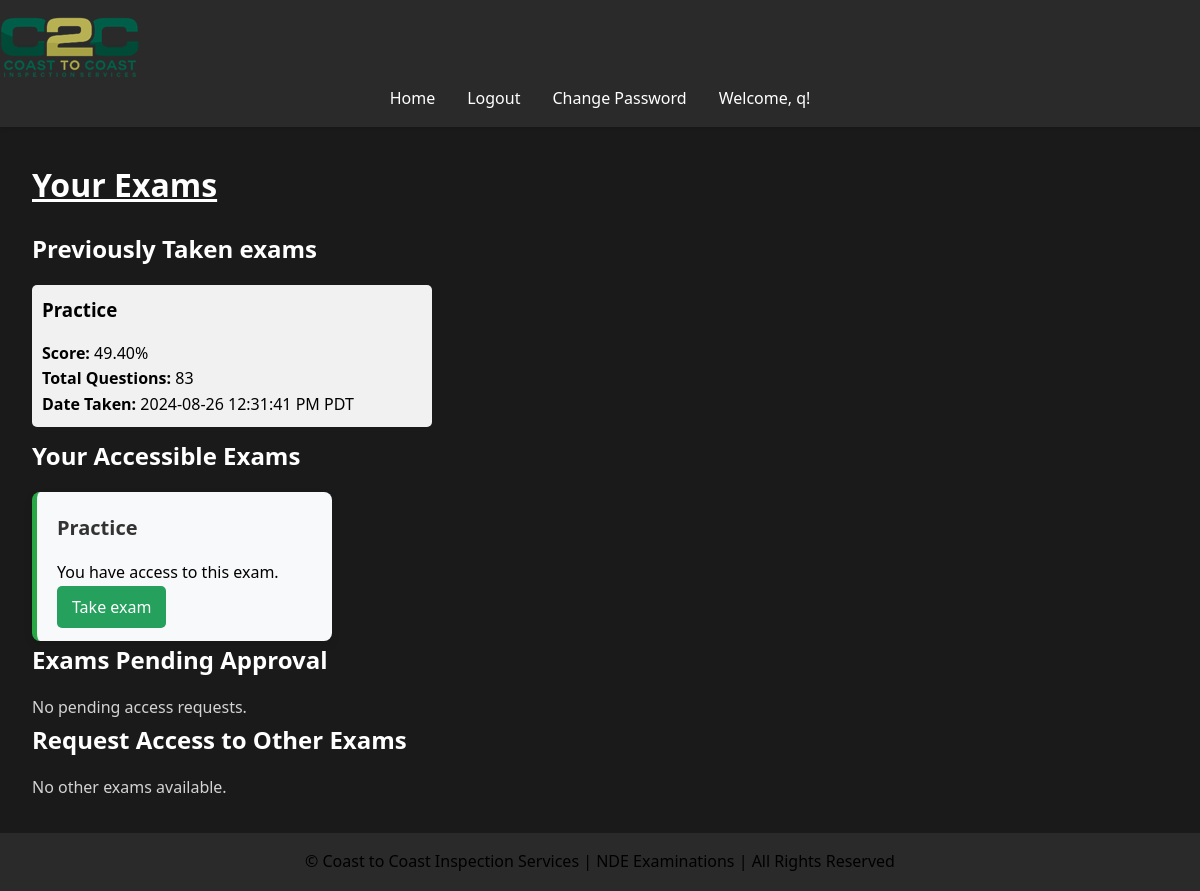
The app's page / (signed in) with its own data.
### models.py (models this page shows, shortened)
class User(UserMixin, db.Model):
    id = db.Column(db.Integer, primary_key=True)
    username = db.Column(db.String(80), unique=True, nullable=False)
    password = db.Column(db.String(120), nullable=False)
    is_admin = db.Column(db.Boolean, default=False)
    exam_results = db.relationship('ExamResult', back_populates='user', lazy=True, cascade="all, delete-orphan")
    accesses = db.relationship('ExamAccess', back_populates='user', lazy=True, cascade="all, delete-orphan")
    access_requests = db.relationship('ExamAccessRequest', back_populates='user', lazy=True, cascade="all, delete-orphan")

class ExamResult(db.Model):
    id = Column(Integer, primary_key=True)
    user_id = Column(Integer, ForeignKey('user.id', ondelete='CASCADE'), nullable=False)
    exam_id = Column(Integer, ForeignKey('exam.id', ondelete='CASCADE'), nullable=False)
    score = Column(Float, nullable=False)
    date_submitted = Column(DateTime, default=datetime.utcnow)
    user = relationship('User', back_populates='exam_results')
    exam = relationship('Exam', back_populates='exam_results')
    missed_questions = relationship('MissedQuestion', back_populates='exam_result', cascade='all, delete-orphan')

class Exam(db.Model):
    __tablename__ = 'exam'
    id = db.Column(db.Integer, primary_key=True)
    title = db.Column(db.String(100), nullable=False)
    question_count = db.Column(db.Integer, nullable=False, default=10)
    exam_results = relationship('ExamResult', back_populates='exam', cascade='all, delete-orphan')
    questions = relationship('Question', back_populates='exam', cascade='all, delete-orphan')
    accesses = db.relationship('ExamAccess', back_populates='exam', lazy=True, cascade="all, delete-orphan")
    access_requests = db.relationship('ExamAccessRequest', back_populates='exam', lazy=True, cascade="all, delete-orphan")

### app.py (the view)
@app.route('/')
def home():
    if current_user.is_authenticated:
        if current_user.is_admin:
            accessible_exams = Exam.query.all()  # Admins see all Exams
            inaccessible_exams = []
            pending_exams = []
        else:
            exam_accesses = ExamAccess.query.filter_by(user_id=current_user.id).all()
            accessible_exams = []
            inaccessible_exams = []
            pending_exams = []
            for access in exam_accesses:
                if access.is_accessible:
                    accessible_exams.append(access.exam)
                else:
                    inaccessible_exams.append(access.exam)
            pending_requests = ExamAccessRequest.query.filter_by(user_id=current_user.id, status='pending').all()
            pending_exams = [request.exam for request in pending_requests]
            all_accessible_exam_ids = [exam.id for exam in accessible_exams]
            all_inaccessible_exam_ids = [exam.id for exam in inaccessible_exams]
            all_pending_exam_ids = [exam.id for exam in pending_exams]
            all_exam_ids = all_accessible_exam_ids + all_inaccessible_exam_ids + all_pending_exam_ids
            unavailable_exams = Exam.query.filter(~Exam.id.in_(all_exam_ids)).all()
            inaccessible_exams.extend(unavailable_exams)
        accessible_exams = list(set(accessible_exams))
        inaccessible_exams = list(set(inaccessible_exams) - set(accessible_exams))
        taken_exams = ExamResult.query.filter_by(user_id=current_user.id).all()
        return render_template(
            'home.html',
            accessible_exams=accessible_exams,
            inaccessible_exams=inaccessible_exams,
            taken_exams=taken_exams,
            pending_exams=pending_exams
        )
    else:
        return render_template('home.html')

### app.py (called while the page is built)
def utc_to_pacific(utc_dt):
    utc = pytz.UTC
    pacific = pytz.timezone('US/Pacific')
    return utc.localize(utc_dt).astimezone(pacific)

@app.before_request
def reset_session_on_navigation():
    exam_endpoints = ['take_exam', 'submit_exam']
    current_endpoint = request.endpoint
    if current_endpoint is None:
        return

@app.context_processor
def utility_processor():
    def format_pacific_time(utc_dt):
        pacific_time = utc_to_pacific(utc_dt)
        return pacific_time.strftime('%Y-%m-%d %I:%M:%S %p %Z')
    return dict(format_pacific_time=format_pacific_time)

@login_manager.user_loader
def load_user(user_id):
    return User.query.get(int(user_id))

@app.before_request
def manage_exam_session():
    if 'start_new_exam' in request.args:
        session.pop('answers', None)
        session.pop('current_index', None)
        session.pop('start_time', None)
    elif 'exam_submitted' in session and request.endpoint != 'exam_results':
        session.pop('answers', None)
        session.pop('current_index', None)
        session.pop('start_time', None)
        session.pop('exam_submitted', None)

### templates/home.html (shortened to what this page needs)
{% extends "base.html" %}
{% block content %}
{% if current_user.is_authenticated %}
    <h1>Your Exams</h1>
    <div class="taken-exam-list" style="max-width: 400px;">
        {% if taken_exams %}
            <h2>Previously Taken exams</h2>
            {% for exam_result in taken_exams %}
                <div class="taken-exam-item">
                    <h3 style="color: black;">{{ exam_result.exam.title }}</h3>
                    <p><strong>Score:</strong> {{ "%.2f"|format(exam_result.score) }}% </p>
                    <p><strong>Total Questions:</strong> {{ exam_result.exam.questions|length }} </p>
                    <p><strong>Date Taken:</strong> {{ format_pacific_time(exam_result.date_submitted) }}</p>
                </div>
            {% endfor %}
        {% else %}
            <p style="color: lightgray;">You haven't completed any exams yet.</p>
        {% endif %}
    </div>
    <h2>Your Accessible Exams</h2>
    <div class="exam-list">
        {% if current_user.is_admin %}
            {% for exam in accessible_exams %}
            <div class="exam-card accessible">
                <div class="exam-card-content">
                    <h3>{{ exam.title }}</h3>
                    <p>You have access to this exam.</p>
                    <a href="{{ url_for('take_exam', exam_id=exam.id) }}" class="btn btn-primary">Take exam</a>
                </div>
            </div>
            {% endfor %}
        {% else %}
            {% if accessible_exams %}
                {% for exam in accessible_exams %}
                <div class="exam-card accessible">
                    <div class="exam-card-content">
                        <h3>{{ exam.title }}</h3>
                        <p>You have access to this exam.</p>
                        <a href="{{ url_for('take_exam', exam_id=exam.id) }}" class="btn btn-primary">Take exam</a>
                    </div>
                </div>
                {% endfor %}
            {% else %}
                <p style="color: lightgray;">No accessible exams available.</p>
            {% endif %}
        {% endif %}
    </div>
    {% if not current_user.is_admin %}
    <h2>Exams Pending Approval</h2>
    <div class="exam-list">
        {% if pending_exams %}
            {% for exam in pending_exams %}
            <div class="exam-card pending">
                <div class="exam-card-content">
                    <h3>{{ exam.title }}</h3>
                    <p style="color: rgb(175, 7, 7);">Your request to access this exam is pending approval.</p>
                </div>
            </div>
            {% endfor %}
        {% else %}
            <p style="color: lightgray;">No pending access requests.</p>
        {% endif %}
    </div>
    {% endif %}
    {% if not current_user.is_admin %}
    <h2>Request Access to Other Exams</h2>
    <div class="exam-list">
        {% if inaccessible_exams %}
            {% for exam in inaccessible_exams %}
            <div class="exam-card inaccessible">
                <div class="exam-card-content">
                    <h3>{{ exam.title }}</h3>
                    <p style="color:white;">You currently do not have access to this exam.</p>
                    <form method="POST" action="{{ url_for('request_access', exam_id=exam.id) }}">
                        <button type="submit" class="btn btn-secondary">Request Access</button>
                    </form>
                </div>
            </div>
            {% endfor %}
        {% else %}
            <p style="color:lightgray;">No other exams available.</p>
        {% endif %}
    </div>
    {% endif %}
{% else %}
    <body style="background-image: url('{{ url_for('static', filename='images/background_image2.jpg') }}'); background-size: cover; background-position: center bottom; background-attachment: fixed;">
    </body>
    {% endif %}
{% endblock %}

### templates/base.html (shortened to what this page needs)
<!DOCTYPE html>
<html lang="en">
<head>
    <link rel="stylesheet" href="{{ url_for('static', filename='css/style.css') }}">
</head>
<body>
    <header>
        <nav class="navbar">
            <a class="navbar-brand" href="{{ url_for('home') }}">
                <img src="{{ url_for('static', filename='images/logo.png') }}" alt="Logo" class="logo">
            </a>
            <ul class="navbar-nav">
                <li><a href="{{ url_for('home') }}">Home</a></li>
                {% if current_user.is_authenticated %}
                    <li><a href="{{ url_for('logout') }}">Logout</a></li>
                    <li><a href="{{ url_for('change_password') }}">Change Password</a></li>
                    <li class="user-welcome">
                        <span>Welcome, {{ current_user.username }}!</span>
                    </li>
                {% else %}
                    <li><a href="{{ url_for('login') }}">Login</a></li>
                    <li><a href="{{ url_for('register') }}">Register</a></li>
                {% endif %}
            </ul>
        </nav>
    </header>
    <main>
        {% block content %}{% endblock %}
    </main>
    <footer>
        <p>&copy; Coast to Coast Inspection Services | NDE Examinations | All Rights Reserved</p>
    </footer>
</body>
</html>

### static/css/style.css (style rules this page uses)
:root { --bg-primary: #1a1a1a; --bg-secondary: #2a2a2a; --text-primary: #ffffff; --text-secondary: #b3b3b3; --accent-color: #87c787; --error-color: #cf6679; --success-color: #03dac6; }
* { box-sizing: border-box; margin: 0; padding: 0; }
body { font-family: 'Segoe UI', Tahoma, Geneva, Verdana, sans-serif; line-height: 1.6; color: var(--text-primary); background-color: var(--bg-primary); min-height: 100vh; display: flex; flex-direction: column; }
header { background-color: var(--bg-secondary); padding: 1rem 0; box-shadow: 0 2px 4px rgba(0,0,0,0.1); }
nav ul { display: flex; justify-content: center; align-items: center; height: 100%; list-style-type: none; margin: 0; padding: 0; }
nav ul li { margin: 0 1rem; }
nav ul li a { color: var(--text-primary); text-decoration: none; font-weight: 500; transition: color 0.3s ease; }
main { flex: 1; padding: 2rem; max-width: 1200px; margin: 0 auto; width: 100%; }
h1, h2, h3 { margin-bottom: 1rem; color: var(--text-primary); }
a { color: var(--accent-color); text-decoration: none; transition: color 0.3s ease; }
footer { text-align: center; padding: 1rem 0; background-color: var(--bg-secondary); color: var(--text-secondary); }

### templates/home.html (style rules this page uses)
h1 { text-decoration: underline; }
body { background-size: cover; background-position: center; background-attachment: fixed; color: white; }
.exam-list { display: flex; flex-wrap: wrap; gap: 20px; }
.exam-card { background-color: #f8f9fa; border-radius: 8px; box-shadow: 0 4px 8px rgba(0, 0, 0, 0.1); width: 300px; padding: 20px; display: flex; flex-direction: column; justify-content: space-between; }
.exam-card h3 { margin-top: 0; color: rgb(51, 51, 51); font-size: 20px; }
.exam-card p { margin-bottom: 10px; }
.btn { text-align: center; padding: 10px 15px; border-radius: 5px; text-decoration: none; color: white; }
.btn-primary { background-color: #25a15d; }
.accessible { border-left: 5px solid #28a745; }
p { color: black; }
.taken-exam-list { margin-top: 20px; }
.taken-exam-item { background-color: #f1f1f1; padding: 10px; margin-bottom: 10px; border-radius: 5px; }

### records on screen
User: username "q"
ExamResult: exam "Practice", score "49.40", exam.questions|length "83", date_submitted "2024-08-26 12:31:41 PM PDT"
Exam: title "Practice"
